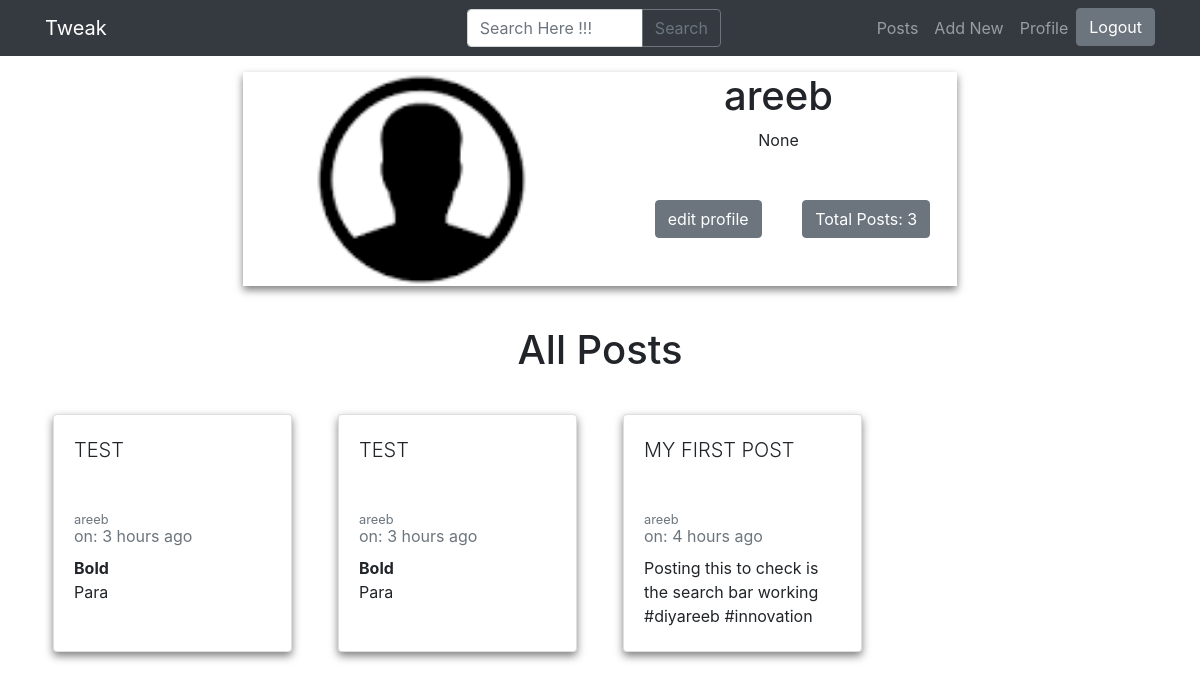
/profile/areeb (signed in), run on an earlier commit of the app's database.
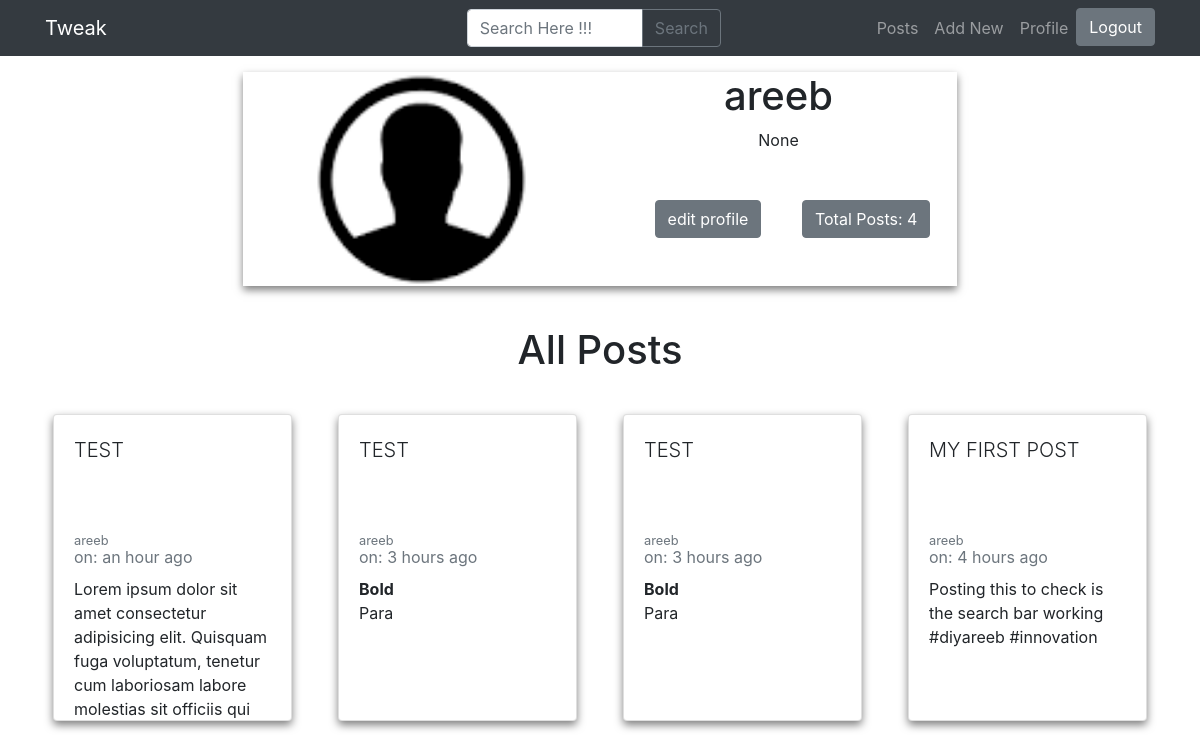
And on a later commit of the database.
### app.py (models this page shows)
class User(UserMixin, db.Model):
    id = db.Column(db.Integer, primary_key=True)
    username = db.Column(db.String(15), unique=True)
    email = db.Column(db.String(50), unique=True)
    password = db.Column(db.String(80))
    admin = db.Column(db.Boolean, unique=False, default=False)
    profile_picture = db.Column(db.String(70), nullable=False, default='url_for(\'static\',filename=\'default.png\')')
    about = db.Column(db.String(120), unique=False)
    def __repr__(self):
        return (self.username)

class Posts(db.Model):
    id = db.Column(db.Integer, primary_key=True)
    post_id = db.Column(db.String(30), nullable=False)
    post_by = db.Column(db.String(15), nullable=False)
    post_title = db.Column(db.String(80), nullable=False)
    post_body = db.Column(db.String(25000), nullable=False)
    post_created = db.Column(db.DateTime, default = datetime.utcnow)

### app.py (the view, shortened to what this page needs)
@app.route('/profile/<string:pro>')
@login_required
def dashboard(pro):
    user = User.query.filter_by(username=pro).first()
    posts = Posts.query.filter_by(post_by=pro).order_by(desc(Posts.post_created)).all()
    Total = Posts.query.filter_by(post_by=pro).order_by(Posts.post_created).count()
    if (user):
        image_file = user.profile_picture
        currentuser = User.query.filter_by(username=pro).one()
        return render_template('profile.html',
                                total=Total,
                                posts=posts,
                                admin=current_user.admin,
                                image_file = image_file,
                                name = str(current_user.username),
                                profile = str(currentuser),
                                about=user.about
                                )

### app.py (called while the page is built)
@login_manager.user_loader
def load_user(user_id):
    return User.query.get(int(user_id))

### filters.py (called while the page is built)
def datetimeformat(date_str):
    dt = arrow.get(date_str)
    return dt.humanize()

### templates/profile.html (shortened to what this page needs)
{% extends "base.html" %}
{% block nav %}
<li>
<a href="{{ url_for('logout') }}">
  <button type="button" class="btn btn-secondary d-flex nav-item">Logout</button>
</a>
</li>
{% endblock %}
{% block body %}
<div class="container mt-16 mb-24 ">
      <div class="row">
        <div class="col-lg-8 mx-auto d-lg-block d-md-none d-none">
          <div class="h-auto m-2 w-auto text-center" style=" box-shadow: 0 4px 8px 0 rgba(0, 0, 0, 0.5);">
            <div class="container flow-root ">
              <div class="row">
                <div class="col-lg-6 p-0">
                  <div class="inline-block w-full h-full content-center object-cover relative" style=" background-color: black;">
                    <img src="{{ image_file }}" alt="{{ profile }}" class="absolute top-0 left-0 w-full h-full object-cover">
                  </div>
                </div>
                <div class="col-lg-6">
                  <div class="text-center w-full inline-block">
                    <h1>{{ profile }}</h1>
                    <p class="mx-1" >{{ about }}</p>
                    {% if name == profile %}
                    <p><a href="{{ url_for('update',idp=current_user.username) }}">
                      <button class="btn btn-secondary m-8">edit profile</button></a>
                      <button class="btn btn-secondary m-1">Total Posts: {{ total }}</button>
                    </p>
                      {% else %}
                        <p>
                          <button class="btn btn-secondary m-8">Total Posts: {{ total }}</button>
                        </p>
                    {% endif %}
                  </div>
                </div>
              </div>
            </div>
          </div>
        </div>
      </div>
    <div class="row mt-8">
            <div class="col-lg-12 text-center">
              <h1>All Posts</h1></div>
              {% if posts|length < 1 %}
              <h2 class="text-center">Nothing Posted Yet</h2>
            {% else %}
            {% for post in posts %}
              <div class="col-lg-3 mt-3">
                <a href="{{ url_for('post', postid=post.post_id) }}">
                  <div class="card h-100 m-2 mb-3 mt-3" style="box-shadow: 0 4px 8px 0 rgba(0, 0, 0, 0.5); ">
                    <div class="card-body" style="position:relative;">
                      <p class="card-title text-uppercase lead" style="overflow: hidden; position: relative; height: 30%;  max-height: 15ch;">
                        {{ post.post_title }}
                      </p>
                      <small class="card-subtitle mb-2 text-muted">{{ post.post_by }}</small>
                      <p class="card-subtitle mb-2 text-muted">on: {{ post.post_created | datetimeformat }}</p>
                      <div class="card-text" style="overflow: hidden;  max-height: 14ch;"> {{ post.post_body | safe }} </div>
                    </div>
                  </div>
                </a>
              </div>
            {% endfor %}
        {% endif %}
    </div>
  </div>
{% endblock %}

### templates/base.html (shortened to what this page needs)
<!DOCTYPE html>
<html lang="en">
<head>
    <link href="https://unpkg.com/tailwindcss@^1.0/dist/tailwind.min.css" rel="stylesheet">
    <link rel="stylesheet" href="https://stackpath.bootstrapcdn.com/bootstrap/4.5.0/css/bootstrap.min.css">
</head>
<body>
 <nav class="navbar navbar-expand-lg navbar-dark bg-dark fixed-top">
    <div class="container">
      <a class="navbar-brand">Tweak</a>
      <div class="collapse navbar-collapse" id="navbarResponsive">
        <form class="form" action="/search" method="POST">
        <div class="input-group">
              <input type="text" name="search" id="livebox" class="form-control col-lg-6" placeholder="Search Here !!!">
              <div class="input-group-append">
              <button class="btn btn-outline-secondary" type="submit">Search</button>
              </div>
        </div>
      </form>
        <ul class="navbar-nav ml-auto">
          <li class="nav-item">
            <a class="nav-link" href="{{ url_for('posts') }}">Posts</a>
          </li>
          <li class="nav-item">
            <a class="nav-link" href="{{ url_for('addpost') }}">Add New</a>
          </li>
          <li class="nav-item">
            <a class="nav-link" href="{{ url_for('dashboard',pro=current_user.username) }}">Profile
            </a>
          </li>
       {% block nav %} {% endblock %}
        </ul>
      </div>
    </div>
  </nav>
    {% block body %} {% endblock %}
  </body>
</html>

### templates/base.html (style rules this page uses)
a, a:hover, a:focus, a:active { text-decoration: none; color: inherit; }

What changed in the data, as far as the page shows it:
added Posts: post_title "TEST", post_by "areeb", post_created "an hour ago", post_body "Lorem ipsum dolor sit amet consectetur adipisicing elit. Quisquam fuga voluptatum, tenetur cum laboriosam labore molestias sit officiis qui…"
Also different on the page:
{{ total }}: "3" → "4"
